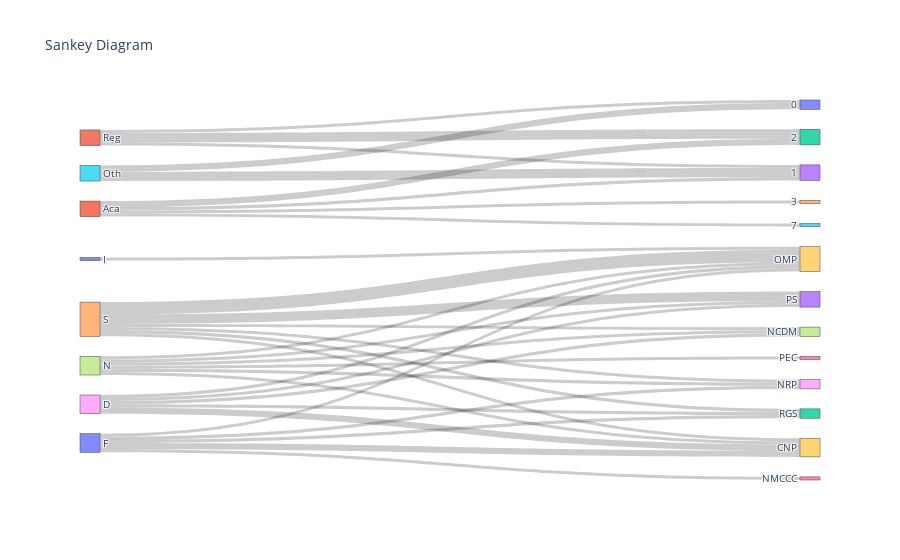

Write notebook code for a chart like this one.
### Code cell
import pandas as pd
import plotly.graph_objects as go

# Load the dataset (Make sure the file is in the same directory as your notebook)
sankey_df = pd.read_csv('sankey_assignment.csv')

# Check if the data is loaded correctly
print(sankey_df.head())  # Display the first few rows

# Define sources and targets for Sankey Diagram
sources = []
targets = []
values = []

for col in sankey_df.columns[1:-3]:  # Excluding LABEL and the last three columns
    for index, row in sankey_df.iterrows():
        sources.append(row['LABEL'])
        targets.append(col)
        values.append(row[col])

# Define additional connections for the last three columns
for col in sankey_df.columns[-3:]:
    for index, row in sankey_df.iterrows():
        sources.append(col)
        targets.append(row[col])
        values.append(1)

# Create Sankey Diagram
sankey = go.Figure(go.Sankey(
    node=dict(label=list(set(sources + targets))),
    link=dict(
        source=[list(set(sources + targets)).index(s) for s in sources],
        target=[list(set(sources + targets)).index(t) for t in targets],
        value=values
    )
))
sankey.update_layout(title_text='Sankey Diagram', font_size=10)
sankey.show()

### Figure 1 — Plotly figure (JSON) as saved in the notebook; plotly's stock layout.template omitted (floating-point values rounded to 4 significant figures)
{"data": [{"link": {"source": [14, 20, 18, 7, 10, 14, 20, 18, 7, 10, 14, 20, 18, 7, 10, 14, 20, 18, 7, 10, 14, 20, 18, 7, 10, 14, 20, 18, 7, 10, 14, 20, 18, 7, 10, 14, 20, 18, 7, 10, 1, 1, 1, 1, 1, 11, 11, 11, 11, 11, 15, 15, 15, 15, 15], "target": [13, 13, 13, 13, 13, 9, 9, 9, 9, 9, 19, 19, 19, 19, 19, 8, 8, 8, 8, 8, 16, 16, 16, 16, 16, 6, 6, 6, 6, 6, 17, 17, 17, 17, 17, 12, 12, 12, 12, 12, 2, 2, 3, 2, 0, 5, 2, 4, 2, 3, 3, 0, 3, 3, 0], "value": [3, 0, 1, 1, 0, 4, 1, 1, 1, 1, 1, 2, 2, 1, 0, 1, 1, 0, 1, 0, 0, 1, 0, 0, 0, 0, 0, 0, 1, 0, 1, 0, 1, 1, 0, 1, 1, 1, 0, 0, 1, 1, 1, 1, 1, 1, 1, 1, 1, 1, 1, 1, 1, 1, 1]}, "node": {"label": [0, "Reg", 2, 1, 3, 7, "PEC", "N", "NRP", "OMP", "I", "Aca", "RGS", "PS", "S", "Oth", "NMCCC", "NCDM", "D", "CNP", "F"]}, "type": "sankey"}], "layout": {"font": {"size": 10}, "title": {"text": "Sankey Diagram"}}}
